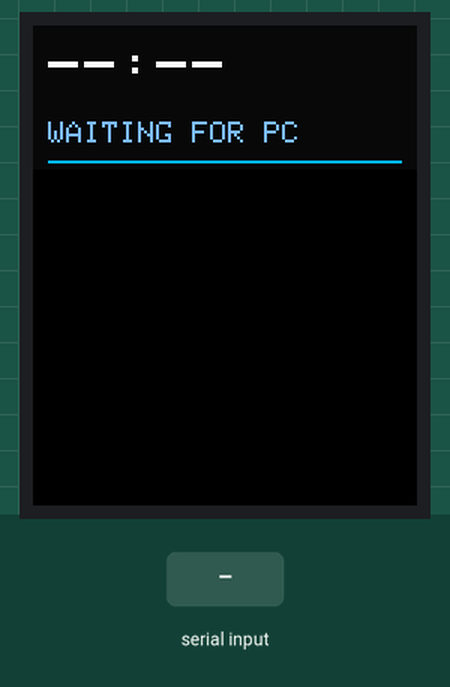
A sketch run on a simulated ESP32. Shown: 128×160 colour display. Inputs (shaded band) come from the test bench. What the sketch prints to the serial monitor is not drawn.

Above: at 1.3 s.

The sketch:

Deskmate.ino
```cpp
#include <SPI.h>
#include <Adafruit_GFX.h>
#include <Adafruit_ST7735.h>

// ================= DESKBUDDY CONFIG =================

#define TFT_CS   5
#define TFT_DC   27
#define TFT_RST  26

#define SCREEN_W 128
#define SCREEN_H 160

#define HEADER_H 48
#define GIF_W    128
#define GIF_H    112
#define GIF_Y    48

#define BAUD_RATE 460800
#define CHUNK_SIZE 1024
#define FRAME_SIZE (GIF_W * GIF_H * 2)

#define CHUNK_TIMEOUT 12000

Adafruit_ST7735 tft = Adafruit_ST7735(TFT_CS, TFT_DC, TFT_RST);

uint16_t gifBuffer[GIF_W * GIF_H];

String clockTime = "--:--";
String clockDate = "WAITING FOR PC";

// ================= HEADER =================

void drawHeader() {
  tft.fillRect(0, 0, SCREEN_W, HEADER_H, 0x0841);

  tft.setTextWrap(false);

  // Main clock
  tft.setTextColor(ST77XX_WHITE);
  tft.setTextSize(2);
  tft.setCursor(5, 6);
  tft.print(clockTime);

  // Date
  tft.setTextSize(1);
  tft.setTextColor(0x7DDF);
  tft.setCursor(5, 32);
  tft.print(clockDate);

  // Accent separator
  tft.drawFastHLine(5, 45, 118, 0x05BF);
}

// ================= SERIAL LINE =================

String readCommand() {
  static String command = "";

  while (Serial.available()) {
    char c = Serial.read();

    if (c == '\n') {
      String result = command;
      command = "";
      result.trim();
      return result;
    }

    if (c != '\r' && command.length() < 100) {
      command += c;
    }
  }

  return "";
}

// ================= CLOCK =================

void handleClock(String command) {
  int first = command.indexOf('|');
  int second = command.indexOf('|', first + 1);

  if (first < 0 || second < 0) {
    Serial.println("ERR_CLOCK");
    return;
  }

  clockTime = command.substring(first + 1, second);
  clockDate = command.substring(second + 1);

  drawHeader();

  Serial.println("CLOCK_OK");
}

// ================= RECEIVE EXACT BYTES =================

bool readExactChunk(uint8_t *destination, size_t length) {
  size_t received = 0;
  unsigned long lastByteTime = millis();

  while (received < length) {
    while (Serial.available() && received < length) {
      destination[received++] = Serial.read();
      lastByteTime = millis();
    }

    if (millis() - lastByteTime > CHUNK_TIMEOUT) {
      return false;
    }

    delay(0);
  }

  return true;
}

// ================= RECEIVE GIF FRAME =================

void receiveGifFrame() {
  Serial.println("FRAME_READY");

  uint8_t *rawBuffer = reinterpret_cast<uint8_t *>(gifBuffer);

  size_t remaining = FRAME_SIZE;
  size_t offset = 0;

  while (remaining > 0) {
    size_t chunkLength = min((size_t)CHUNK_SIZE, remaining);

    if (!readExactChunk(rawBuffer + offset, chunkLength)) {
      Serial.println("ERR_TIMEOUT");
      return;
    }

    offset += chunkLength;
    remaining -= chunkLength;

    Serial.println("ACK");
  }

  // Display only after the complete frame has arrived.
  tft.drawRGBBitmap(0, GIF_Y, gifBuffer, GIF_W, GIF_H);

  Serial.println("DONE");
}

// ================= SETUP =================

void setup() {
  Serial.setRxBufferSize(8192);
  Serial.begin(BAUD_RATE);

  SPI.begin(18, -1, 23, TFT_CS);

  tft.initR(INITR_BLACKTAB);
  tft.setRotation(0);
  tft.setSPISpeed(8000000);

  tft.fillScreen(ST77XX_BLACK);

  drawHeader();

  Serial.println("READY");
}

// ================= LOOP =================

void loop() {
  String command = readCommand();

  if (command.length() == 0) {
    return;
  }

  if (command == "G") {
    receiveGifFrame();
  }
  else if (command.startsWith("T|")) {
    handleClock(command);
  }
  else {
    Serial.println("ERR_COMMAND");
  }
}
```
